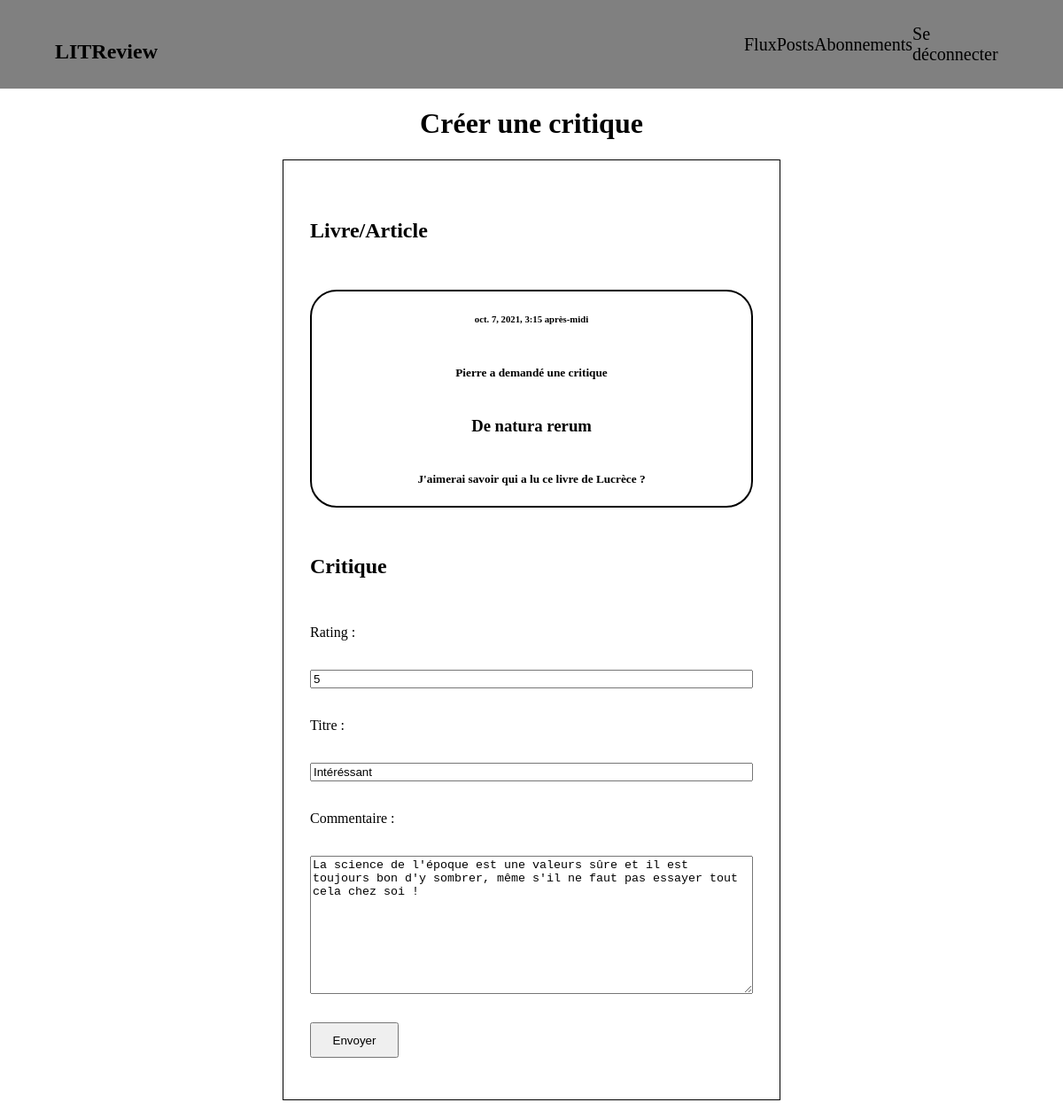
The page /create_review/35/30 (signed in) on the database its author committed.
### posts/models.py (models this page shows, shortened)
class Ticket(models.Model):
    title = models.CharField(max_length=128)
    description = models.TextField(max_length=2048, blank=True)
    user = models.ForeignKey(to=settings.AUTH_USER_MODEL,
                             on_delete=models.CASCADE)
    image = models.ImageField(null=True, blank=True)
    time_created = models.DateTimeField(auto_now_add=True)

class Review(models.Model):
    ticket = models.ForeignKey(to=Ticket, on_delete=models.CASCADE)
    rating = models.PositiveSmallIntegerField(
        validators=[MinValueValidator(0), MaxValueValidator(5)])
    headline = models.CharField(max_length=128)
    body = models.CharField(max_length=8192, blank=True)
    user = models.ForeignKey(
        to=settings.AUTH_USER_MODEL, on_delete=models.CASCADE)
    time_created = models.DateTimeField(auto_now_add=True)

### posts/views.py (the view, shortened to what this page needs)
# urls.py: path('create_review/', views.Review_form,
@login_required(login_url='/login')
def Review_form(request, ticket=None, review=None):
    reviews = None
    try:
        ticket = Ticket.objects.filter(id=ticket)[0]
    except IndexError:
        pass
    try:
        reviews = Review.objects.filter(id=review)[0]
    except IndexError:
        pass
    try:
        form_review = ReviewForm(
            initial={'headline': reviews.headline,
                     'rating': reviews.rating,
                     'body': reviews.body}
        )
    except AttributeError:
        form_review = ReviewForm()
    form_ticket = BookArticle()
    return render(request, "posts/review_create.html",
                  {"ticket_form": form_ticket,
                   "review_form": form_review,
                   "ticket": ticket})

### posts/forms.py
class BookArticle(forms.ModelForm):
    class Meta:
        model = Ticket
        exclude = ['user']
        labels = {
            "title": "Titre",
            "description": "Description",
        }

class ReviewForm(forms.ModelForm):
    class Meta:
        model = Review
        exclude = ['user', 'ticket']
        labels = {
            "headline": "Titre",
            "rating": "Note",
            "body": "Commentaire"
        }
        widgets = {"body": forms.Textarea()}
    def __init__(self, *args, **kwargs):
        super().__init__(*args, **kwargs)
        self.fields['rating'] = forms.IntegerField(max_value=5, min_value=1)

### posts/templates/posts/review_create.html (shortened to what this page needs)
{% extends 'base.html' %}
{% load static %}
{% block title %}
    <h1>Créer une critique</h1>
{% endblock %}
{% block content %}
<link rel="stylesheet" href="{% static 'css/review_create.css' %}">
<div id="two_forms">
    <form method="POST" class="formulaire">
        <h2>Livre/Article</h2>
        {% if ticket %}
        <article>
            <h6>{{ ticket.time_created }}</h6>
            {% if user.username == ticket.user.username %}
            <h5>Vous avez publié un ticket</h5>
            <h3>{{ ticket.title}}</h3>
            <h5>{{ ticket.description }}</h5>
            {% else %}
            <h5>{{ ticket.user }} a demandé une critique</h5>
            <h3>{{ ticket.title}}</h3>
            <h5>{{ ticket.description }}</h5>
            {% endif %}
        </article>
        {% else %}
        {{ ticket_form }}
        {% endif %}
    <h2>Critique</h2>
        {{ review_form }}
        <div id="button">
            <input type="submit" value="Envoyer" id="submit_button">
        </div>
    </form>
</div>
{% endblock %}

### posts/static/css/base.css (style rules this page uses)
html { margin : 0; }
body { margin : 0; }

### posts/static/css/review_create.css (style rules this page uses)
#two_forms { display : flex; flex-direction : column; margin-top : 20px; align-items:center; }
.formulaire { display:flex; flex-direction:column; border : solid 1px black; min-width : 500px; padding : 30px; margin-bottom : 20px }
form { display:flex; justify-content : space-around; height : 1000px; flex-direction:column; }
#submit_button { width : 100px; height : 40px; margin: 0 auto; }
article { border : solid 2px black; border-radius : 30px; align-items : center; display : flex; flex-direction : column; }

### rows shown on the page
Ticket: time_created "oct. 7, 2021, 3:15 après-midi", user "Pierre", title "De natura rerum", description "J'aimerai savoir qui a lu ce livre de Lucrèce ?"
Review: rating "5", headline "Intéréssant", body "La science de l'époque est une valeurs sûre et il est toujours bon d'y sombrer, même s'il ne faut pas essayer tout cela chez soi !"
